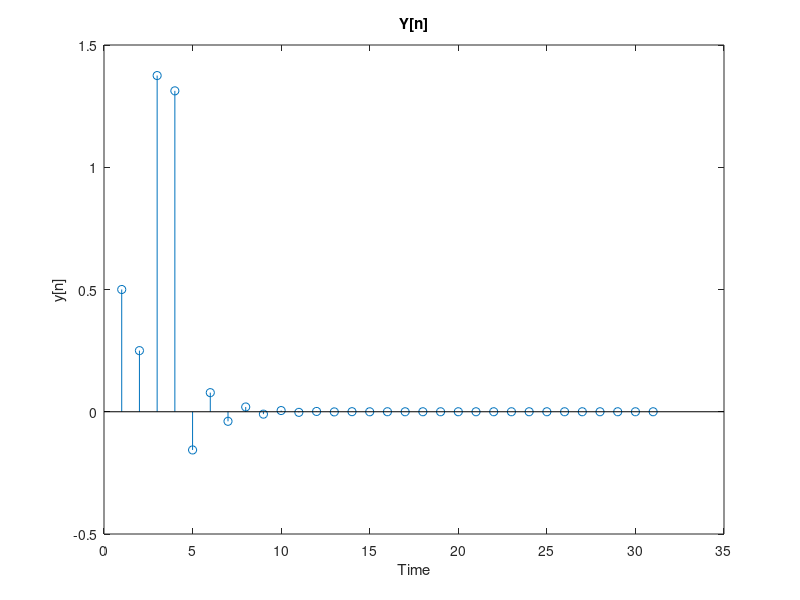

The MATLAB script that drew this image:
% y(n-1) + 2*y(n) = x(n) + 3*x(n-2) + x(n-3)


% initialize y and x to zero
y = zeros(31,1);
x = zeros(31,1);


% In matlab if you have x(n), n should be greater than 0.
% because of that we add a +1 to our indices.
x(1) = 1; % x(0)
x(2) = 1; % x(1) 


% create the memory buffers
x_buf = zeros(1,3); % x_buf = [x(n-1) x(n-2) x(n-3)]
y_buf = zeros(1,1); % y_buf = [y(n-1)]

% for n = 1:31
%     y(n) = 0.5*(x(n) + 3*x(n-2) + x(n-3) - y(n-1));
% end

for n = 1:31
    y(n) = 0.5*(x(n) + 3*x_buf(2) + x_buf(3) - y_buf);
    
    y_buf = y(n);
    
    x_buf = [x(n) x_buf(1:2)];
end


stem(y)
% Set title
title("Y[n]")

% Set axis labels
xlabel('Time');
ylabel('y[n]');


% n = 1, x_buf[x(0) x(-1) x(-2)]
% n = 2, x_buf[x(1) x(0) x(-1)]
% n = 3, x_buf[x(2) x(1) x(0)]